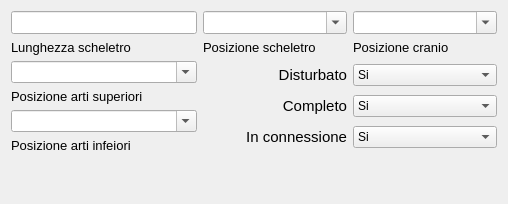
       <widget class="QWidget" name="tab_2">
        <attribute name="title">
         <string>Resti osteologici</string>
        </attribute>
        <layout class="QGridLayout" name="gridLayout_15">
         <item row="0" column="0">
          <widget class="QLineEdit" name="lineEdit_lunghezza_scheletro">
           <property name="minimumSize">
            <size>
             <width>0</width>
             <height>22</height>
            </size>
           </property>
           <property name="font">
            <font>
             <pointsize>10</pointsize>
            </font>
           </property>
          </widget>
         </item>
         <item row="0" column="1">
          <widget class="QComboBox" name="comboBox_posizione_scheletro">
           <property name="font">
            <font>
             <pointsize>10</pointsize>
             <weight>75</weight>
             <bold>true</bold>
            </font>
           </property>
           <property name="editable">
            <bool>true</bool>
           </property>
           <item>
            <property name="text">
             <string/>
            </property>
           </item>
           <item>
            <property name="text">
             <string>Non determinabile</string>
            </property>
           </item>
           <item>
            <property name="text">
             <string>Supino</string>
            </property>
           </item>
           <item>
            <property name="text">
             <string>Prono</string>
            </property>
           </item>
           <item>
            <property name="text">
             <string>Posizione fetale</string>
            </property>
           </item>
           <item>
            <property name="text">
             <string>Su lato dx</string>
            </property>
           </item>
           <item>
            <property name="text">
             <string>Su lato sx</string>
            </property>
           </item>
          </widget>
         </item>
         <item row="0" column="2">
          <widget class="QComboBox" name="comboBox_posizione_cranio">
           <property name="font">
            <font>
             <pointsize>10</pointsize>
             <weight>75</weight>
             <bold>true</bold>
            </font>
           </property>
           <property name="editable">
            <bool>true</bool>
           </property>
           <item>
            <property name="text">
             <string/>
            </property>
           </item>
           <item>
            <property name="text">
             <string>Non determinabile</string>
            </property>
           </item>
           <item>
            <property name="text">
             <string>Nord</string>
            </property>
           </item>
           <item>
            <property name="text">
             <string>Est</string>
            </property>
           </item>
           <item>
            <property name="text">
             <string>Ovest</string>
            </property>
           </item>
           <item>
            <property name="text">
             <string>Sud</string>
            </property>
           </item>
           <item>
            <property name="text">
             <string>Nord-Est</string>
            </property>
           </item>
           <item>
            <property name="text">
             <string>Nord-Ovest</string>
            </property>
           </item>
           <item>
            <property name="text">
             <string>Sud-Est</string>
            </property>
           </item>
           <item>
            <property name="text">
             <string>Sud-Ovest</string>
            </property>
           </item>
          </widget>
         </item>
         <item row="1" column="0">
          <widget class="QLabel" name="label_33">
           <property name="font">
            <font>
             <pointsize>10</pointsize>
            </font>
           </property>
           <property name="text">
            <string>Lunghezza scheletro</string>
           </property>
          </widget>
         </item>
         <item row="1" column="1">
          <widget class="QLabel" name="label_37">
           <property name="font">
            <font>
             <pointsize>10</pointsize>
            </font>
           </property>
           <property name="text">
            <string>Posizione scheletro</string>
           </property>
          </widget>
         </item>
         <item row="1" column="2">
          <widget class="QLabel" name="label_86">
           <property name="font">
            <font>
             <pointsize>10</pointsize>
            </font>
           </property>
           <property name="text">
            <string>Posizione cranio</string>
           </property>
          </widget>
         </item>
         <item row="2" column="0">
          <widget class="QComboBox" name="comboBox_arti_superiori">
           <property name="editable">
            <bool>true</bool>
           </property>
           <item>
            <property name="text">
             <string/>
            </property>
           </item>
           <item>
            <property name="text">
             <string>Non determinabile</string>
            </property>
           </item>
           <item>
            <property name="text">
             <string>Braccia lungo il corpo</string>
            </property>
           </item>
           <item>
            <property name="text">
             <string>Braccia Incrociate sul petto</string>
            </property>
           </item>
           <item>
            <property name="text">
             <string>Braccia Incrociate sul bacino</string>
            </property>
           </item>
           <item>
            <property name="text">
             <string>Mani congiunte sul petto</string>
            </property>
           </item>
           <item>
            <property name="text">
             <string>Mani congiunte sul bacino  </string>
            </property>
           </item>
          </widget>
         </item>
         <item row="2" column="1" rowspan="4" colspan="2">
          <layout class="QGridLayout" name="gridLayout_12">
           <item row="0" column="0">
            <widget class="QLabel" name="label_11">
             <property name="font">
              <font>
               <pointsize>11</pointsize>
              </font>
             </property>
             <property name="text">
              <string>Disturbato</string>
             </property>
             <property name="alignment">
              <set>Qt::AlignRight|Qt::AlignTrailing|Qt::AlignVCenter</set>
             </property>
            </widget>
           </item>
           <item row="0" column="1">
            <widget class="QComboBox" name="comboBox_disturbato">
             <property name="minimumSize">
              <size>
               <width>50</width>
               <height>0</height>
              </size>
             </property>
             <item>
              <property name="text">
               <string>Si</string>
              </property>
             </item>
             <item>
              <property name="text">
               <string>No</string>
              </property>
             </item>
             <item>
              <property name="text">
               <string/>
              </property>
             </item>
            </widget>
           </item>
           <item row="1" column="0">
            <widget class="QLabel" name="label_12">
             <property name="font">
              <font>
               <pointsize>11</pointsize>
              </font>
             </property>
             <property name="text">
              <string>Completo</string>
             </property>
             <property name="alignment">
              <set>Qt::AlignRight|Qt::AlignTrailing|Qt::AlignVCenter</set>
             </property>
            </widget>
           </item>
           <item row="1" column="1">
            <widget class="QComboBox" name="comboBox_completo">
             <property name="minimumSize">
              <size>
               <width>50</width>
               <height>0</height>
              </size>
             </property>
             <item>
              <property name="text">
               <string>Si</string>
              </property>
             </item>
             <item>
              <property name="text">
               <string>No</string>
              </property>
             </item>
             <item>
              <property name="text">
               <string/>
              </property>
             </item>
            </widget>
           </item>
           <item row="2" column="0">
            <widget class="QLabel" name="label_14">
             <property name="font">
              <font>
               <pointsize>11</pointsize>
              </font>
             </property>
             <property name="text">
              <string>In connessione</string>
             </property>
             <property name="alignment">
              <set>Qt::AlignRight|Qt::AlignTrailing|Qt::AlignVCenter</set>
             </property>
            </widget>
           </item>
           <item row="2" column="1">
            <widget class="QComboBox" name="comboBox_in_connessione">
             <property name="minimumSize">
              <size>
               <width>50</width>
               <height>0</height>
              </size>
             </property>
             <item>
              <property name="text">
               <string>Si</string>
              </property>
             </item>
             <item>
              <property name="text">
               <string>No</string>
              </property>
             </item>
             <item>
              <property name="text">
               <string/>
              </property>
             </item>
            </widget>
           </item>
          </layout>
         </item>
         <item row="3" column="0">
          <widget class="QLabel" name="label_5">
           <property name="font">
            <font>
             <pointsize>10</pointsize>
            </font>
           </property>
           <property name="text">
            <string>Posizione arti superiori</string>
           </property>
          </widget>
         </item>
         <item row="4" column="0">
          <widget class="QComboBox" name="comboBox_arti_inferiori">
           <property name="editable">
            <bool>true</bool>
           </property>
           <item>
            <property name="text">
             <string/>
            </property>
           </item>
           <item>
            <property name="text">
             <string>Distesi</string>
            </property>
           </item>
           <item>
            <property name="text">
             <string>Incrociati</string>
            </property>
           </item>
           <item>
            <property name="text">
             <string>Asimmetrici</string>
            </property>
           </item>
           <item>
            <property name="text">
             <string>Non determinabile</string>
            </property>
           </item>
          </widget>
         </item>
         <item row="5" column="0">
          <widget class="QLabel" name="label_10">
           <property name="font">
            <font>
             <pointsize>10</pointsize>
            </font>
           </property>
           <property name="text">
            <string>Posizione arti infeiori</string>
           </property>
          </widget>
         </item>
         <item row="6" column="1">
          <spacer name="verticalSpacer">
           <property name="orientation">
            <enum>Qt::Vertical</enum>
           </property>
           <property name="sizeHint" stdset="0">
            <size>
             <width>20</width>
             <height>40</height>
            </size>
           </property>
          </spacer>
         </item>
        </layout>
       </widget>
